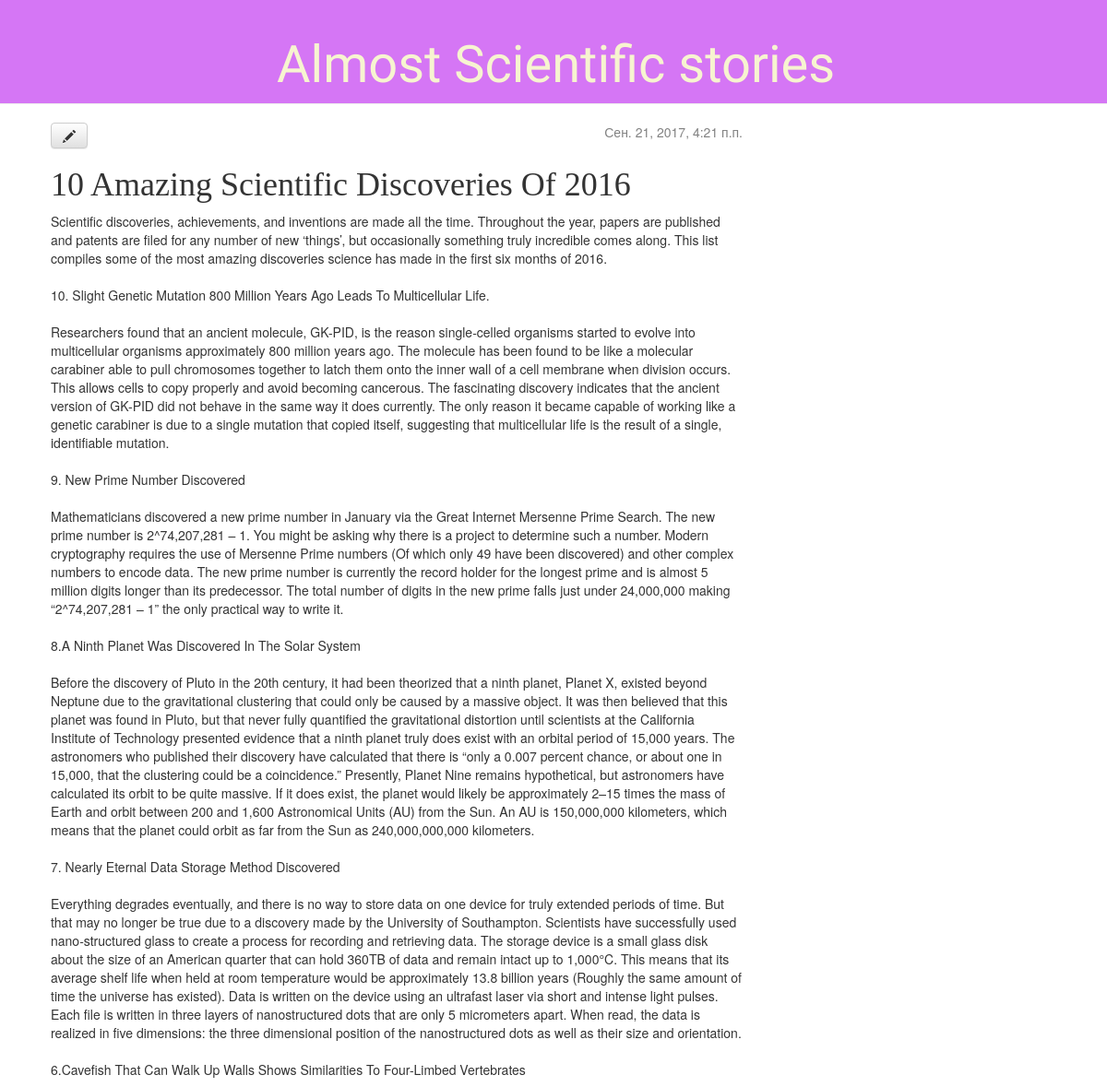
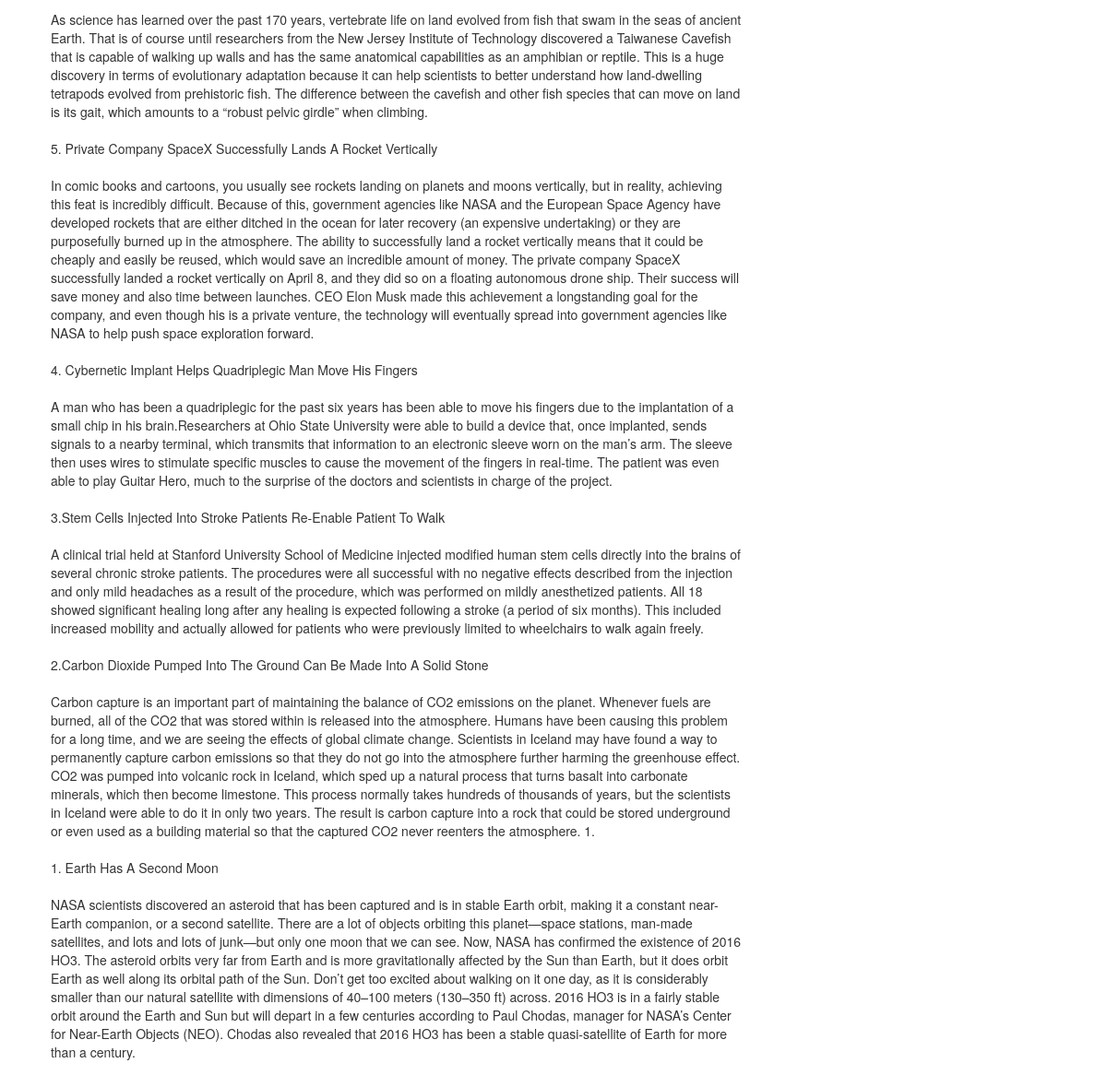
The app's page /post/1/ with its own data (2 pictures, top to bottom).
### blog/models.py (models this page shows, shortened)
class Post(models.Model):#Наследуемся из класса Моделс
    author = models.ForeignKey('auth.User') # ForeignKey - это id. Взять данные из другой таблицы+ ее имя. Чтобы все время не логинился
    title = models.CharField(max_length=200, blank=False, null=False)# Это текстовое поле в 1 линию
    text = models.TextField()
    created_date = models.DateTimeField(default=timezone.now)
    published_date = models.DateTimeField(blank=True, null=True)

### blog/views.py (the view)
# urls.py: url(r'^post/(?P<pk>[0-9]+)/$', views.post_detail, name='post_detail'),
def post_detail(request, pk):
    post = get_object_or_404(Post, pk=pk)
    return render(request, 'blog/post_detail.html', {'post': post})

### blog/templates/blog/post_detail.html
    {% extends 'blog/base.html' %}
    {% block content %}
        <div class="post">
            {% if post.published_date %}
                <div class="date">
                    {{ post.published_date }}
                </div>
            {% endif %}
	    <a class="btn btn-default" href="{% url 'post_edit' pk=post.pk %}"><span class="glyphicon glyphicon-pencil"></span></a>
            <h1>{{ post.title }}</h1>
            <p>{{ post.text|linebreaksbr }}</p>
        </div>
    {% endblock %}

### blog/static/css/blog.css (style rules this page uses)
body { padding-left: 0px; }
h1, h2, h3, h4 { font-family: 'Lobster', cursive; }
.date { float: right; color: #828282; }
.post { margin-bottom: 70px; }

### records on screen
Post: published_date "Сен. 21, 2017, 4:21 п.п.", title "10 Amazing Scientific Discoveries Of 2016", text "Scientific discoveries, achievements, and inventions are made all the time. Throughout the year, papers are published and patents are filed for any number of new ‘things’, but occasionally something truly incredible comes along. This list compiles some of the most amazing discoveries science has made in the first six months of 2016. 10. Slight Genetic Mutation 800 Million Years Ago Leads To Multicellular Life. Researchers found that an ancient molecule, GK-PID, is the reason single-celled organisms started to evolve into multicellular organisms approximately 800 million years ago. The molecule has been found to be like a molecular carabiner able to pull chromosomes together to latch them…"
